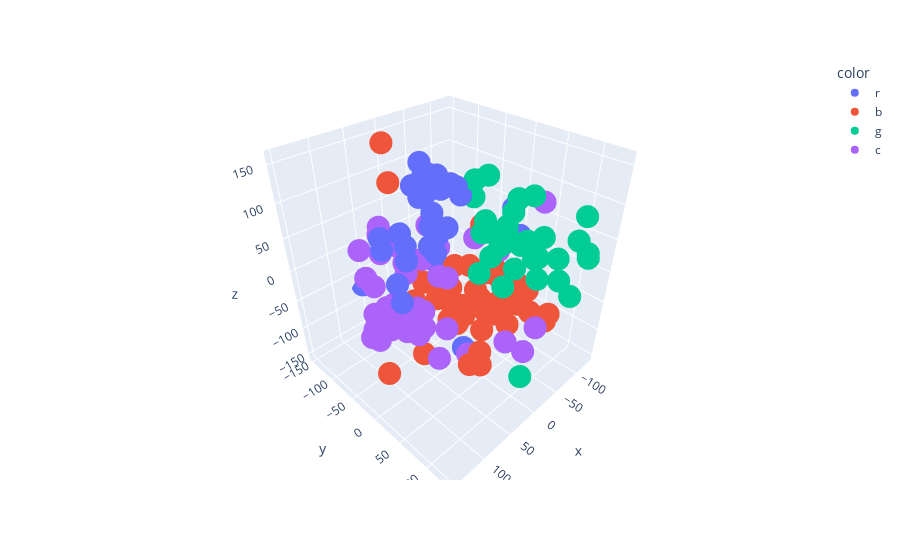

The code cell stored with this chart in its notebook:
### Code cell
# 4 clusters
km2 = KMeans(n_clusters=4).fit(X)

# plot using tsne 
X_embedded  = TSNE(n_components=3, perplexity=10, random_state=24).fit_transform( X )
colors = np.array([x for x in 'bgrcmykbgrcmykbgrcmykbgrcmyk'])

fig = px.scatter_3d(x=X_embedded [:,0],y=X_embedded [:,1],z=X_embedded [:,2],color=colors[km2.labels_])
fig.show()
